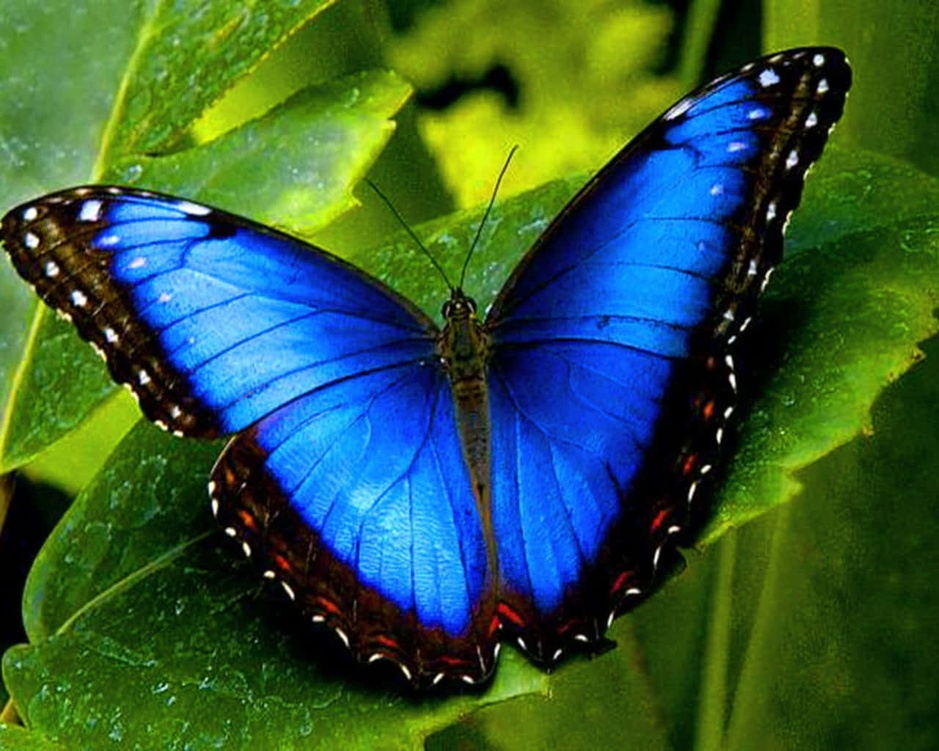
#> input picture lect7/butterfly.jpg, 939 x 751 px, shrunk from 1280 x 1024 before the run, found by its file name
$ python loops_after.py
#> lines starting #> are read from the running program, lines starting #| are printed output that depends on the picture
# To install PIL, type `pip install pillow` in the console
from PIL import Image

# Open an existing image file
pic = Image.open("butterfly.jpg")
#> pic is the input picture: PIL image 939x751 RGB; mean R, G, B 52.2, 90.3, 60.5

# Write a line of code to get the dimensions of the image
(width, height) = pic.size # 2-tuple
#> width = 939; height = 751
print(f"{width}, {height}")
#| 939, 751
pix = pic.getpixel((0, 0))
#> pix = (97, 155, 71)
print(f"Top left color: {pix}")
#| Top left color: (97, 155, 71)

pix = pic.getpixel((pic.size[0] - 1, pic.size[1] - 1 ))
#> pix = (6, 32, 3)
print(f"Bottom righ color: {pix}")
#| Bottom righ color: (6, 32, 3)

# Write code to manipulate pic
# pic.putpixel((0,0), (100, 100, 100))
# pic.putpixel((1,0), (100, 100, 100))
# pic.putpixel((2,0), (100, 100, 100))
# pic.putpixel((3,0), (100, 100, 100))
# pic.putpixel((4,0), (100, 100, 100))
# pic.putpixel((5,0), (100, 100, 100))
# pic.putpixel((6,0), (100, 100, 100))

# Draws a horizontal line, then extended to a band
# y = height // 2
# for x in range(width): # [0, 1, 2, ..... width - 1]
    # # x is the loop variable
    # # Inside the for loop, this code is going to run over and over again
    # # print(x)
    # pic.putpixel((x,y), (0, 0, 0))
    # pic.putpixel((x,y+1), (0, 0, 0))
    # pic.putpixel((x,y+2), (0, 0, 0))
    # pic.putpixel((x,y+3), (0, 0, 0))
    # pic.putpixel((x,y+4), (0, 0, 0))

# A better version of drawing a black band
# nested loop
# mid_y = height // 2
# for x in range(width): # [0, 1, 2, ..... width - 1]
#     # x is the loop variable
#     # Inside the for loop, this code is going to run over and over again
#     # print(x)
#     for y in range(height//2, height): # [height//2 , height// 2 + 1, ... height -1]
#         pic.putpixel((x,y), (100, 100, 100))

# Let's transform the butterfly to grayscale!!!
for x in range(width): # [0, 1, 2, ..... width - 1]
    # x is the loop variable
    # Inside the for loop, this code is going to run over and over again
    # print(x)
    for y in range(height):
        if x < width //2 and y < height//2:
            (r, g, b) = pic.getpixel((x,y))
            c = int((r + g + b)/3)
            pic.putpixel((x,y), (c, c, c))
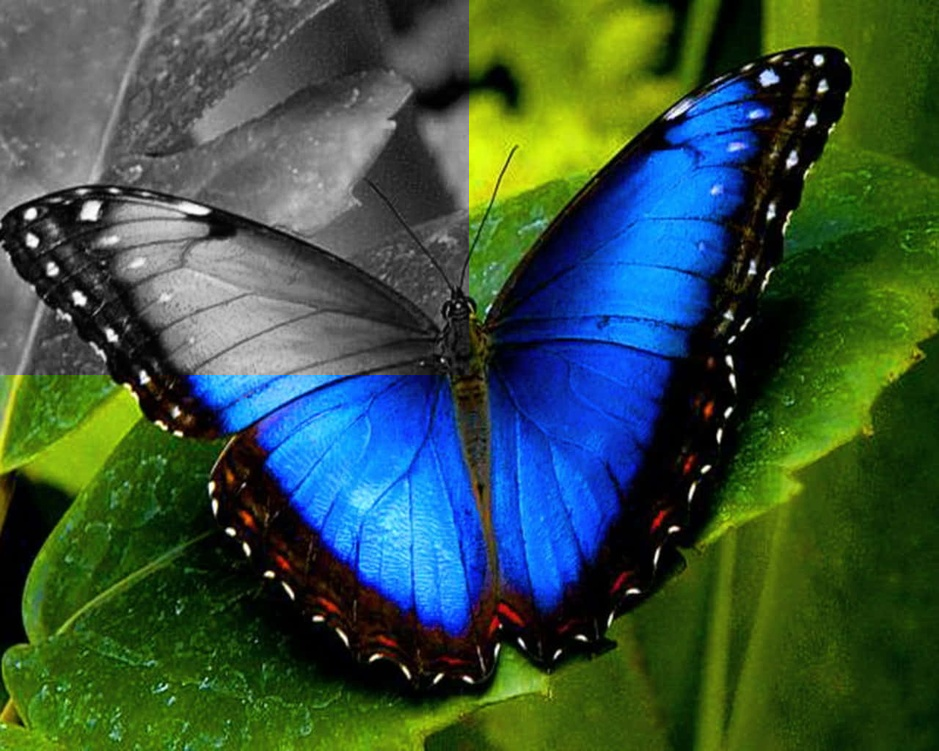
#> pic: PIL image 939x751 RGB; mean R, G, B 55.4, 82.3, 65


# #. Draws a verticall line
# x = width // 2
# for y in range(height):
#     # x is the loop variable
#     # Inside the for loop, this code is going to run over and over again
#     # print(x)
#     pic.putpixel((x,y), (0, 0, 0))

print(x) # Outside the loop
#| 938
# Save the modified image to a new file
pic.save("mygraybutterfly.jpg")

# Run your code
# see the new file appear on the left panel under "Files"
